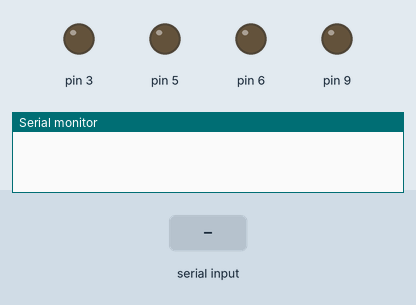
Recording of a sketch running on a simulated Arduino Uno, built with avr-gcc and run on an emulated ATmega328P. Parts: output pins drawn as LEDs (lit = HIGH), the last lines printed to the serial monitor. The test bench sets the inputs (shaded band).

Above: at 1.2 s.
1.3 s: "u" received over Serial
At 1.7 s:
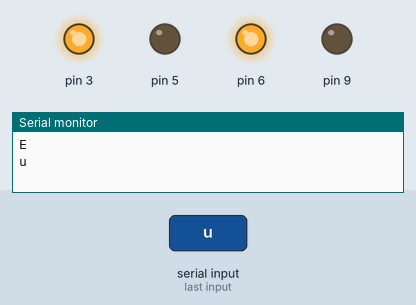
2.8 s: "d" received over Serial
At 4.0 s:
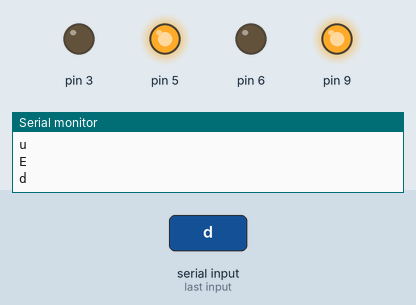
4.3 s: "r" received over Serial
At 5.2 s:
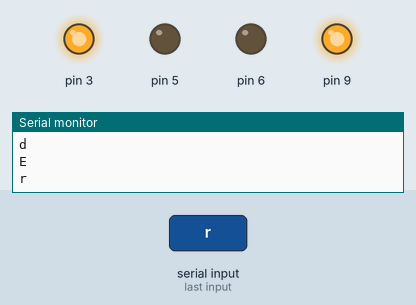
5.8 s: "l" received over Serial
At 6.3 s:
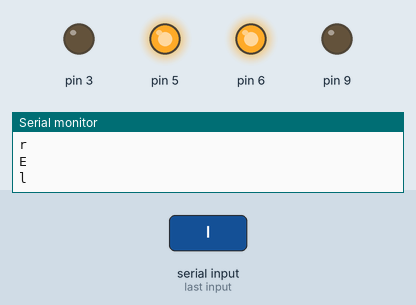
7.3 s: "s" received over Serial
At 8.7 s:
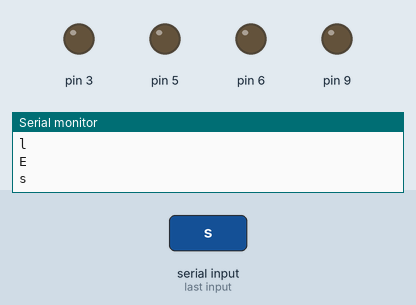
Timing chart, 0 to 9.8 s (numbered marks = the images above; inputs shaded):
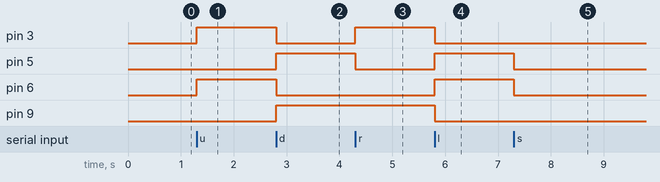

The sketch:

codigo_1_222.ino
```cpp
char data_serial;
void setup() {
  Serial.begin(9600);}
void loop() {
  if (Serial.available () > 0) {
    Serial.println("E");
    data_serial = Serial.read();
    Serial.println(data_serial);
    if (data_serial == 'u') {
      analogWrite (6, 255) ;
      analogWrite (9, 0) ;
      analogWrite (3, 255) ;
      analogWrite (5, 0) ; }
      if (data_serial == 'd') {
        analogWrite (6, 0) ;
        analogWrite (9, 255) ;
        analogWrite (3, 0) ;
        analogWrite (5, 255) ; }
        if (data_serial == 'r') {
          analogWrite (6, 0) ;
          analogWrite (9,255) ;
          analogWrite (3, 255) ;
          analogWrite (5, 0) ; }
          if (data_serial == 'l') {
            analogWrite (6, 255) ;
            analogWrite (9, 0) ;
            analogWrite (3, 0) ;
            analogWrite (5, 255) ; }
            if (data_serial == 's') {
              analogWrite (6, 0) ;
              analogWrite (9, 0) ;
              analogWrite (3, 0) ;
              analogWrite (5, 0) ; }
    }
    }
```

Measured:
- after the input at 1.3 s, pin 3, pin 6: LOW → HIGH at once
- after the input at 2.8 s, pin 3, pin 6: HIGH → LOW at once; pin 5, pin 9: LOW → HIGH at once
- after the input at 4.3 s, pin 3: LOW → HIGH at once; pin 5: HIGH → LOW at once
- after the input at 5.8 s, pin 3, pin 9: HIGH → LOW at once; pin 5, pin 6: LOW → HIGH at once
- after the input at 7.3 s, pin 5, pin 6: HIGH → LOW at once
